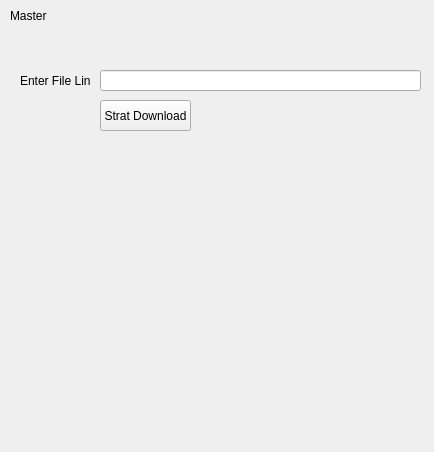
<?xml version="1.0" encoding="UTF-8"?>
<ui version="4.0">
 <class>Form</class>
 <widget class="QWidget" name="Form">
  <property name="geometry">
   <rect>
    <x>0</x>
    <y>0</y>
    <width>434</width>
    <height>452</height>
   </rect>
  </property>
  <property name="windowTitle">
   <string>Form</string>
  </property>
  <widget class="QLabel" name="label">
   <property name="geometry">
    <rect>
     <x>20</x>
     <y>70</y>
     <width>71</width>
     <height>21</height>
    </rect>
   </property>
   <property name="text">
    <string>Enter File Link</string>
   </property>
  </widget>
  <widget class="QLabel" name="label_2">
   <property name="geometry">
    <rect>
     <x>10</x>
     <y>0</y>
     <width>51</width>
     <height>31</height>
    </rect>
   </property>
   <property name="maximumSize">
    <size>
     <width>16777215</width>
     <height>16777215</height>
    </size>
   </property>
   <property name="text">
    <string>Master</string>
   </property>
   <property name="textFormat">
    <enum>Qt::AutoText</enum>
   </property>
  </widget>
  <widget class="QLineEdit" name="lineEdit">
   <property name="geometry">
    <rect>
     <x>100</x>
     <y>70</y>
     <width>321</width>
     <height>21</height>
    </rect>
   </property>
  </widget>
  <widget class="QPushButton" name="pushButton">
   <property name="geometry">
    <rect>
     <x>100</x>
     <y>100</y>
     <width>91</width>
     <height>31</height>
    </rect>
   </property>
   <property name="text">
    <string>Strat Download</string>
   </property>
  </widget>
 </widget>
 <resources/>
 <connections/>
</ui>
